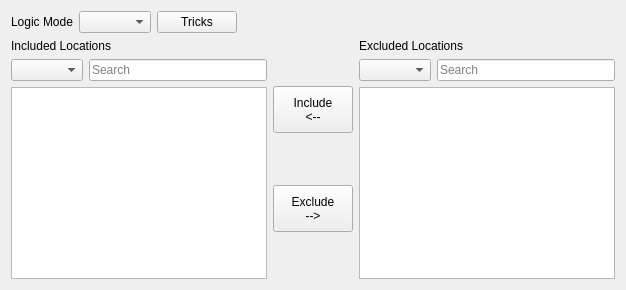
      <widget class="QWidget" name="tab_logic_settings">
       <property name="sizePolicy">
        <sizepolicy hsizetype="Preferred" vsizetype="Preferred">
         <horstretch>0</horstretch>
         <verstretch>0</verstretch>
        </sizepolicy>
       </property>
       <attribute name="title">
        <string>Logic Settings</string>
       </attribute>
       <layout class="QHBoxLayout" name="horizontalLayout">
        <item>
         <layout class="QVBoxLayout" name="vlay_logic_settings">
          <item>
           <layout class="QHBoxLayout" name="hlay_misc_logic_settings">
            <item>
             <widget class="QLabel" name="label_for_option_logic_mode">
              <property name="text">
               <string>Logic Mode</string>
              </property>
             </widget>
            </item>
            <item>
             <widget class="QComboBox" name="option_logic_mode"/>
            </item>
            <item>
             <widget class="QPushButton" name="edit_tricks">
              <property name="text">
               <string>Tricks</string>
              </property>
             </widget>
            </item>
            <item>
             <spacer name="hspace_misc_logic_settings">
              <property name="orientation">
               <enum>Qt::Horizontal</enum>
              </property>
              <property name="sizeType">
               <enum>QSizePolicy::Expanding</enum>
              </property>
              <property name="sizeHint" stdset="0">
               <size>
                <width>40</width>
                <height>20</height>
               </size>
              </property>
             </spacer>
            </item>
           </layout>
          </item>
          <item>
           <layout class="QVBoxLayout" name="vlay_exclude_locations">
            <property name="spacing">
             <number>6</number>
            </property>
            <item>
             <layout class="QHBoxLayout" name="hlay_exclude_locations_body">
              <item>
               <layout class="QVBoxLayout" name="vlay_include_locations">
                <item>
                 <widget class="QLabel" name="label_include_locations">
                  <property name="text">
                   <string>Included Locations</string>
                  </property>
                 </widget>
                </item>
                <item>
                 <layout class="QHBoxLayout" name="hlay_include_filters">
                  <item>
                   <widget class="QComboBox" name="include_category_filters">
                    <property name="placeholderText">
                     <string/>
                    </property>
                   </widget>
                  </item>
                  <item>
                   <widget class="QLineEdit" name="included_free_search">
                    <property name="sizePolicy">
                     <sizepolicy hsizetype="MinimumExpanding" vsizetype="Fixed">
                      <horstretch>0</horstretch>
                      <verstretch>0</verstretch>
                     </sizepolicy>
                    </property>
                    <property name="text">
                     <string/>
                    </property>
                    <property name="placeholderText">
                     <string>Search</string>
                    </property>
                    <property name="clearButtonEnabled">
                     <bool>true</bool>
                    </property>
                   </widget>
                  </item>
                 </layout>
                </item>
                <item>
                 <widget class="QListView" name="included_locations">
                  <property name="editTriggers">
                   <set>QAbstractItemView::NoEditTriggers</set>
                  </property>
                  <property name="showDropIndicator" stdset="0">
                   <bool>false</bool>
                  </property>
                  <property name="selectionMode">
                   <enum>QAbstractItemView::MultiSelection</enum>
                  </property>
                  <property name="selectionRectVisible">
                   <bool>false</bool>
                  </property>
                 </widget>
                </item>
               </layout>
              </item>
              <item>
               <layout class="QVBoxLayout" name="vlay_exclude_locations_controls">
                <item>
                 <spacer name="vspace_9">
                  <property name="orientation">
                   <enum>Qt::Vertical</enum>
                  </property>
                  <property name="sizeHint" stdset="0">
                   <size>
                    <width>20</width>
                    <height>40</height>
                   </size>
                  </property>
                 </spacer>
                </item>
                <item>
                 <widget class="QPushButton" name="include_location">
                  <property name="sizePolicy">
                   <sizepolicy hsizetype="Minimum" vsizetype="Expanding">
                    <horstretch>0</horstretch>
                    <verstretch>0</verstretch>
                   </sizepolicy>
                  </property>
                  <property name="text">
                   <string>Include
&lt;--</string>
                  </property>
                 </widget>
                </item>
                <item>
                 <spacer name="vspace_7">
                  <property name="orientation">
                   <enum>Qt::Vertical</enum>
                  </property>
                  <property name="sizeHint" stdset="0">
                   <size>
                    <width>20</width>
                    <height>40</height>
                   </size>
                  </property>
                 </spacer>
                </item>
                <item>
                 <widget class="QPushButton" name="exclude_location">
                  <property name="sizePolicy">
                   <sizepolicy hsizetype="Minimum" vsizetype="Expanding">
                    <horstretch>0</horstretch>
                    <verstretch>0</verstretch>
                   </sizepolicy>
                  </property>
                  <property name="text">
                   <string>Exclude
--&gt;</string>
                  </property>
                 </widget>
                </item>
                <item>
                 <spacer name="vspace_8">
                  <property name="orientation">
                   <enum>Qt::Vertical</enum>
                  </property>
                  <property name="sizeHint" stdset="0">
                   <size>
                    <width>20</width>
                    <height>40</height>
                   </size>
                  </property>
                 </spacer>
                </item>
               </layout>
              </item>
              <item>
               <layout class="QVBoxLayout" name="verticalLayout_30">
                <item>
                 <widget class="QLabel" name="label_exclude_locations">
                  <property name="text">
                   <string>Excluded Locations</string>
                  </property>
                 </widget>
                </item>
                <item>
                 <layout class="QHBoxLayout" name="hlay_exclude_filters">
                  <item>
                   <widget class="QComboBox" name="exclude_category_filters"/>
                  </item>
                  <item>
                   <widget class="QLineEdit" name="excluded_free_search">
                    <property name="sizePolicy">
                     <sizepolicy hsizetype="MinimumExpanding" vsizetype="Fixed">
                      <horstretch>0</horstretch>
                      <verstretch>0</verstretch>
                     </sizepolicy>
                    </property>
                    <property name="placeholderText">
                     <string>Search</string>
                    </property>
                    <property name="clearButtonEnabled">
                     <bool>true</bool>
                    </property>
                   </widget>
                  </item>
                 </layout>
                </item>
                <item>
                 <widget class="QListView" name="excluded_locations">
                  <property name="editTriggers">
                   <set>QAbstractItemView::NoEditTriggers</set>
                  </property>
                  <property name="showDropIndicator" stdset="0">
                   <bool>false</bool>
                  </property>
                  <property name="selectionMode">
                   <enum>QAbstractItemView::MultiSelection</enum>
                  </property>
                  <property name="selectionRectVisible">
                   <bool>false</bool>
                  </property>
                 </widget>
                </item>
               </layout>
              </item>
             </layout>
            </item>
           </layout>
          </item>
         </layout>
        </item>
       </layout>
      </widget>
